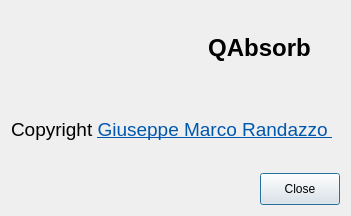
<?xml version="1.0" encoding="UTF-8"?>
<ui version="4.0">
 <class>AboutDialog</class>
 <widget class="QDialog" name="AboutDialog">
  <property name="geometry">
   <rect>
    <x>0</x>
    <y>0</y>
    <width>351</width>
    <height>216</height>
   </rect>
  </property>
  <property name="windowTitle">
   <string>About</string>
  </property>
  <layout class="QGridLayout" name="gridLayout_2">
   <item row="0" column="0">
    <layout class="QGridLayout" name="gridLayout">
     <item row="0" column="0">
      <widget class="QLabel" name="label">
       <property name="text">
        <string>&lt;html&gt;&lt;head/&gt;&lt;body&gt;&lt;p&gt;&lt;img src=&quot;:/icons/qabsorb.128x128.png&quot;/&gt;&lt;/p&gt;&lt;/body&gt;&lt;/html&gt;</string>
       </property>
      </widget>
     </item>
     <item row="0" column="1">
      <widget class="QLabel" name="label_2">
       <property name="text">
        <string>&lt;html&gt;&lt;head/&gt;&lt;body&gt;&lt;p align=&quot;center&quot;&gt;&lt;span style=&quot; font-size:18pt; font-weight:600;&quot;&gt;QAbsorb&lt;/span&gt;&lt;/p&gt;&lt;/body&gt;&lt;/html&gt;</string>
       </property>
      </widget>
     </item>
     <item row="1" column="0" colspan="2">
      <widget class="QLabel" name="label_3">
       <property name="text">
        <string>&lt;html&gt;&lt;head/&gt;&lt;body&gt;&lt;p&gt;&lt;span style=&quot; font-size:14pt;&quot;&gt;Copyright &lt;/span&gt;&lt;a href=&quot;mailto:gmrandazzo@gmail.com&quot;&gt;&lt;span style=&quot; font-size:14pt; text-decoration: underline; color:#0057ae;&quot;&gt;Giuseppe Marco Randazzo &lt;/span&gt;&lt;/a&gt;&lt;/p&gt;&lt;/body&gt;&lt;/html&gt;</string>
       </property>
       <property name="openExternalLinks">
        <bool>true</bool>
       </property>
      </widget>
     </item>
     <item row="2" column="0" colspan="2">
      <layout class="QHBoxLayout" name="horizontalLayout">
       <item>
        <spacer name="horizontalSpacer">
         <property name="orientation">
          <enum>Qt::Horizontal</enum>
         </property>
         <property name="sizeHint" stdset="0">
          <size>
           <width>40</width>
           <height>20</height>
          </size>
         </property>
        </spacer>
       </item>
       <item>
        <widget class="QPushButton" name="closeButton">
         <property name="maximumSize">
          <size>
           <width>110</width>
           <height>32</height>
          </size>
         </property>
         <property name="text">
          <string>Close</string>
         </property>
        </widget>
       </item>
      </layout>
     </item>
    </layout>
   </item>
  </layout>
  <zorder>closeButton</zorder>
  <zorder>label</zorder>
 </widget>
 <resources>
  <include location="icons.qrc"/>
 </resources>
 <connections/>
</ui>
